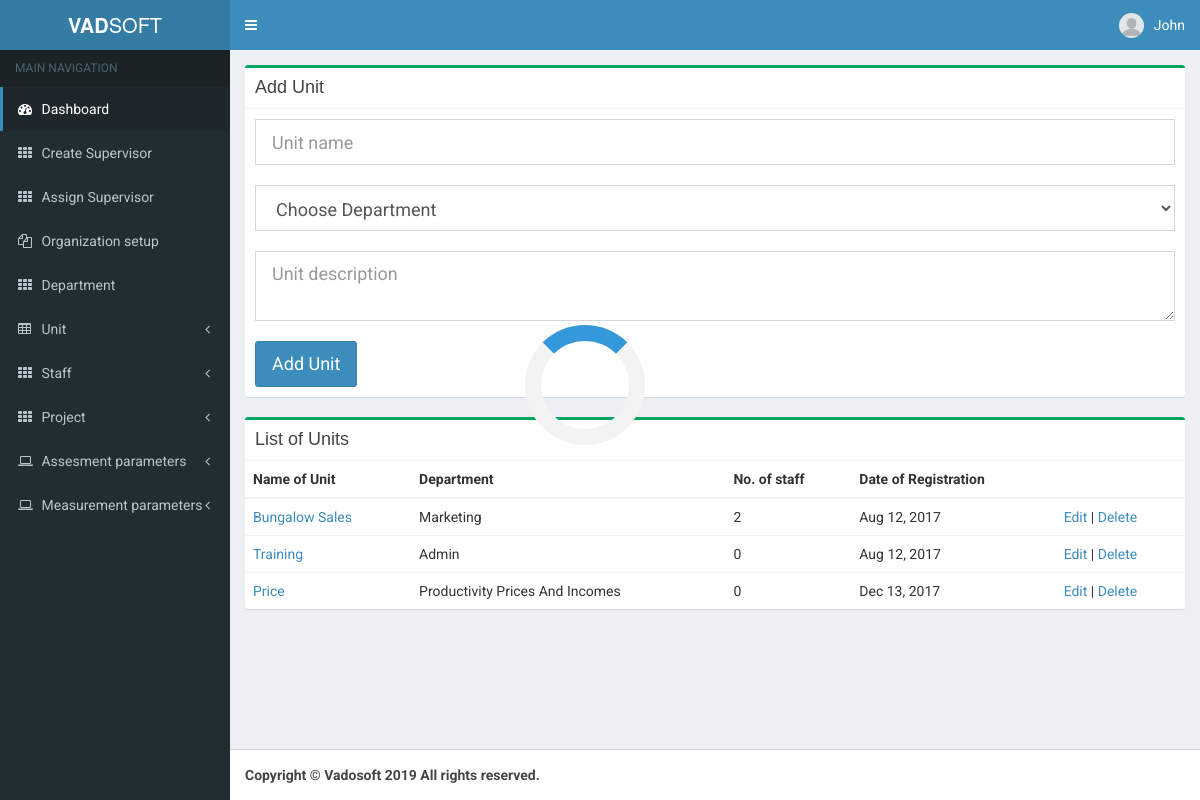
The app's page /v/unit (signed in) with its own data.
### tables this page shows
CREATE TABLE `unit` (
  `uni_id` int(11) NOT NULL,
  `uni_name` varchar(200) NOT NULL,
  `uni_dept` int(7) NOT NULL,
  `uni_org` int(8) NOT NULL,
  `uni_discrip` text NOT NULL,
  `registered_at` datetime NOT NULL,
  `org_id` int(11) NOT NULL
);

CREATE TABLE `department` (
  `dept_id` int(11) NOT NULL,
  `dept_name` varchar(50) NOT NULL,
  `dept_org` int(11) NOT NULL,
  `linkperson` int(11) NOT NULL,
  `dept_discrip` text NOT NULL,
  `registered_at` datetime NOT NULL
);

### v/webapp/functions.php (called while the page is built, shortened)
<?php
function GetOrganizationDeptUnitList($connection,$org)
{
    $sql = "SELECT * FROM unit WHERE uni_org = '$org' ";
    $query = $connection ->query($sql) ;
    $num = $query->execute();
    if($num !=0)
    {
        return $query->fetchAll();
    }
    else
    {
        return false;
    }
}
function GetDeptId($connection,$id){
    $query = $connection ->query("SELECT * FROM department WHERE dept_id = '$id' ") ;
    while ($row = $query->fetch()) {
        $dept = $row['dept_name'] ;
        return " $dept ";
    }
}
function GetNumStaffUnit($connection,$id)
{
    $query = $connection->query("SELECT distinct staff FROM staff_unit WHERE unit = '$id' ") ;
    $num = $query->rowCount() ;
    return($num) ;
}

### v/webapp/unit.php (the view, shortened to what this page needs)
<?php $get_units = GetOrganizationDeptUnitList($connection,$_SESSION['id']) ?>
<?php if (isset($_GET['mode']) != "listonly"){ ?>
	<div class="box box-success">
		<div class="box-header with-border">
			<h3 class="box-title">Add Unit</h3>
		</div>
		<div class="box-body">
			<form id="defaultForm" method="post" class="form-horizontal" action="webapp/unit_new.php">
			    <input type="text" class="form-control input-lg" name="name" autocomplete="off" placeholder="Unit name" /><br>
			    <select class="form-control input-lg" name="dept">
			    	<option>Choose Department </option>
			    </select><br>
			    <textarea class="form-control input-lg" name="discrip" id="discrip" placeholder="Unit description" ></textarea><br>
			    <input type="submit" value="Add Unit" class="btn btn-primary btn-lg">
			</form>
		</div>
	</div>
<?php } ?>
<div class="box box-success">
	<div class="box-header with-border">
		<h3 class="box-title">List of Units</h3>
	</div>
	<div class="box-body" style="padding: 0px;">
		<table id="dept" class="table">
			<thead >
				<tr align="left">
					<th>Name of Unit </th>
					<th>Department </th>
					<th>No. of staff </th>
					<th>Date of Registration</th>
					<th> </th>
				</tr>
			</thead>
			<tbody>
				<?php
					foreach($get_units as $row)
					{
						$name = $row['uni_name'] ;
			            $dept = $row['uni_dept'] ;
			            $id = $row['uni_id'];
			            $reg_at = $row['registered_at'];
			            $rand = md5(rand(2333,9899)).md5($name).md5(rand(0000,9999));
			            echo "<tr>
			                    <td>
			                    	<a href='unitprofile?tag=$rand&id=$id&mode=summarylist' class='name'>".
			                    		ucwords(strtolower($name))
			                    	."</a></td>
			                    <td>".ucwords(strtolower(GetDeptId($connection,$dept)))."</td>
			                    <td>".GetNumStaffUnit($connection,$id)."</td>
			                    <td>".date("M j, Y", strtotime($reg_at))."</td>
			                    <td>
			                        <a href='#'>Edit</a> |
			                        <a href='#delete' data-toggle='modal' data-target='#oc$id'>Delete</a>
			                    </td>
			            </tr>";
					}
				?>
			</tbody>
		</table>
	</div>
</div>

### records on screen
unit: uni_name "Bungalow Sales", uni_dept.dept_name "Marketing", id "2", registered_at "Aug 12, 2017"
unit: uni_name "Training", uni_dept.dept_name "Admin", id "0", registered_at "Aug 12, 2017"
unit: uni_name "Price", uni_dept.dept_name "Productivity Prices And Incomes", id "0", registered_at "Dec 13, 2017"

### other values on screen
$_SESSION['name'] "John"
